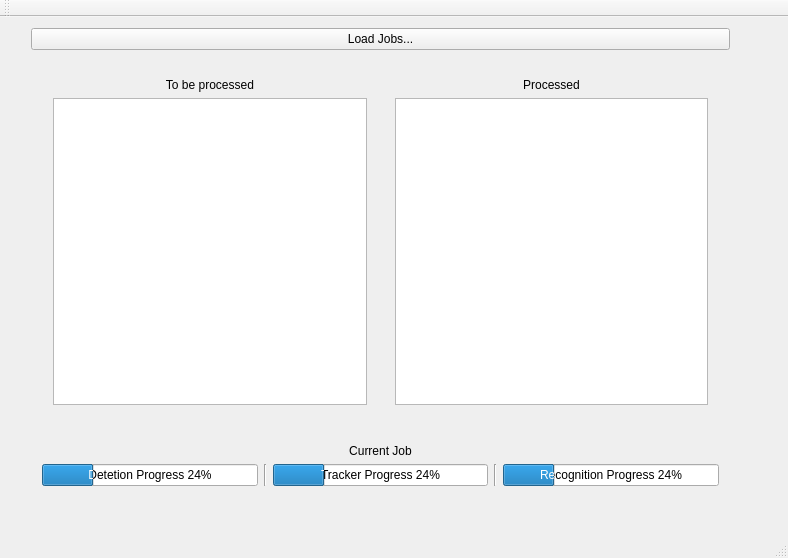
<?xml version="1.0" encoding="UTF-8"?>
<ui version="4.0">
 <class>MainWindow</class>
 <widget class="QMainWindow" name="MainWindow">
  <property name="geometry">
   <rect>
    <x>0</x>
    <y>0</y>
    <width>788</width>
    <height>558</height>
   </rect>
  </property>
  <property name="windowTitle">
   <string>MainWindow</string>
  </property>
  <widget class="QWidget" name="centralWidget">
   <widget class="QWidget" name="verticalLayoutWidget_3">
    <property name="geometry">
     <rect>
      <x>20</x>
      <y>0</y>
      <width>721</width>
      <height>491</height>
     </rect>
    </property>
    <layout class="QVBoxLayout" name="wIPLayout">
     <item>
      <widget class="QPushButton" name="loadButto">
       <property name="text">
        <string>Load Jobs...</string>
       </property>
      </widget>
     </item>
     <item>
      <widget class="QWidget" name="widget_2" native="true">
       <layout class="QHBoxLayout" name="horizontalLayout_2">
        <item>
         <widget class="QWidget" name="widget_3" native="true">
          <layout class="QVBoxLayout" name="verticalLayout_2">
           <item>
            <widget class="QLabel" name="label">
             <property name="text">
              <string>To be processed</string>
             </property>
             <property name="alignment">
              <set>Qt::AlignCenter</set>
             </property>
            </widget>
           </item>
           <item>
            <widget class="QListWidget" name="listToProess"/>
           </item>
          </layout>
         </widget>
        </item>
        <item>
         <widget class="QWidget" name="widget_4" native="true">
          <layout class="QVBoxLayout" name="verticalLayout_5">
           <item>
            <widget class="QLabel" name="label_2">
             <property name="text">
              <string>Processed</string>
             </property>
             <property name="alignment">
              <set>Qt::AlignCenter</set>
             </property>
            </widget>
           </item>
           <item>
            <widget class="QListWidget" name="listProcessed"/>
           </item>
          </layout>
         </widget>
        </item>
       </layout>
      </widget>
     </item>
     <item>
      <widget class="QWidget" name="panelCurrentProcess" native="true">
       <layout class="QVBoxLayout" name="verticalLayout_6">
        <item>
         <widget class="QLabel" name="labelCurrentJob">
          <property name="text">
           <string>Current Job</string>
          </property>
          <property name="alignment">
           <set>Qt::AlignCenter</set>
          </property>
         </widget>
        </item>
        <item>
         <widget class="QWidget" name="pBarContainer" native="true">
          <property name="maximumSize">
           <size>
            <width>16777215</width>
            <height>50</height>
           </size>
          </property>
          <layout class="QHBoxLayout" name="horizontalLayout">
           <property name="leftMargin">
            <number>0</number>
           </property>
           <property name="topMargin">
            <number>0</number>
           </property>
           <property name="rightMargin">
            <number>0</number>
           </property>
           <property name="bottomMargin">
            <number>0</number>
           </property>
           <item>
            <widget class="QProgressBar" name="progressBarDetection">
             <property name="value">
              <number>24</number>
             </property>
             <property name="format">
              <string extracomment="bo bo">Detetion Progress %p%</string>
             </property>
            </widget>
           </item>
           <item>
            <widget class="Line" name="line_2">
             <property name="orientation">
              <enum>Qt::Vertical</enum>
             </property>
            </widget>
           </item>
           <item>
            <widget class="QProgressBar" name="progressBarTracker">
             <property name="value">
              <number>24</number>
             </property>
             <property name="format">
              <string>Tracker Progress %p%</string>
             </property>
            </widget>
           </item>
           <item>
            <widget class="Line" name="line">
             <property name="orientation">
              <enum>Qt::Vertical</enum>
             </property>
            </widget>
           </item>
           <item>
            <widget class="QProgressBar" name="progressBarRecognition">
             <property name="value">
              <number>24</number>
             </property>
             <property name="format">
              <string>Recognition Progress %p%</string>
             </property>
            </widget>
           </item>
          </layout>
         </widget>
        </item>
       </layout>
      </widget>
     </item>
    </layout>
   </widget>
  </widget>
  <widget class="QMenuBar" name="menuBar">
   <property name="geometry">
    <rect>
     <x>0</x>
     <y>0</y>
     <width>788</width>
     <height>22</height>
    </rect>
   </property>
  </widget>
  <widget class="QToolBar" name="mainToolBar">
   <attribute name="toolBarArea">
    <enum>TopToolBarArea</enum>
   </attribute>
   <attribute name="toolBarBreak">
    <bool>false</bool>
   </attribute>
  </widget>
  <widget class="QStatusBar" name="statusBar"/>
 </widget>
 <layoutdefault spacing="6" margin="11"/>
 <resources/>
 <connections/>
</ui>
